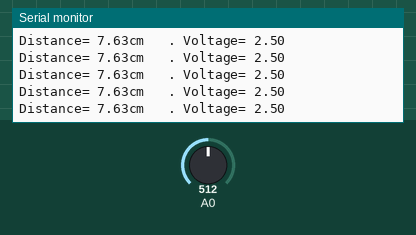
Bench run of a sketch on a simulated Arduino Uno, built with avr-gcc and run on an emulated ATmega328P. On the bench: the last lines printed to the serial monitor. The inputs (shaded band) are chosen by the test bench; at power-on: A0 = 512.

Above: at 1.2 s.
1.3 s: A0 set to 653
At 1.4 s:
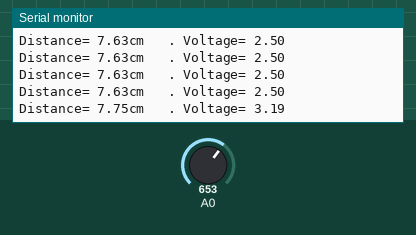
4.3 s: A0 set to 675
At 4.31 s:
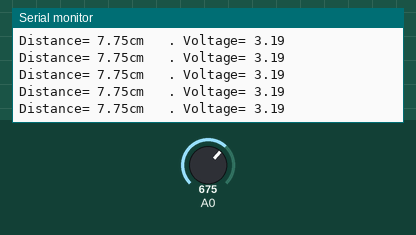
7.3 s: A0 set to 789
At 7.33 s:
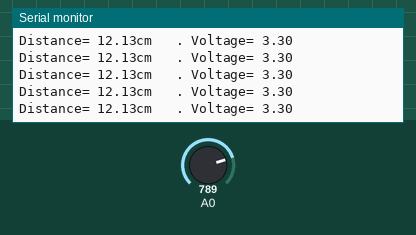
10.3 s: A0 set to 818
At 10.32 s:
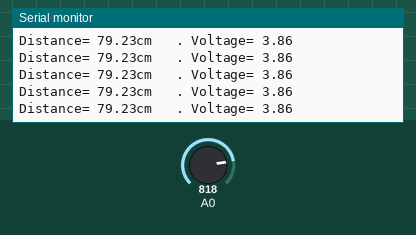
14.8 s: A0 set to 494
At 14.81 s:
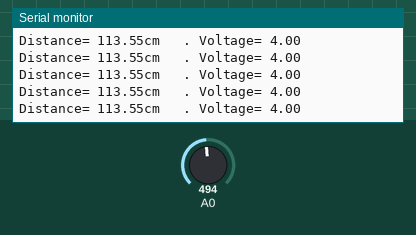
17.8 s: A0 set to 471
At 17.82 s:
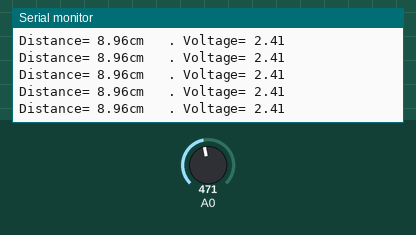
Timing chart, 0 to 20.3 s (numbered marks = the images above; inputs shaded):
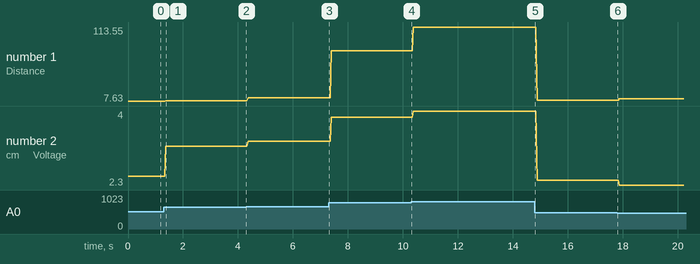

The sketch:

_3_-_Depth_Sensor_-_Analysis_and_calibration_curved_equation.ino
```cpp
void setup() {
  // initialize serial communication at 9600 bits per second:
  Serial.begin(9600);

}

void loop() {
  // read the input on analog pin 0:
  int sensorValue = analogRead(A0);
  float voltage = sensorValue * (5.0/1023.0);
  // Calibration formula
  float distance = (10.878*(pow(voltage, 4)))-(88.826*(pow(voltage, 3)))+(261.19*(pow(voltage, 2)))- (335.38*voltage)+176.66; //this is the equation to the line that was generated suing the excel sheet.


  Serial.print("Distance= "); Serial.print(distance); Serial.print("cm   . Voltage= "); Serial.print(voltage); Serial.print("  ");//This will plot the voltage and the distances
  Serial.println("  ");

}
```

Measured:
- after the input at 1.3 s, the serial monitor: prints a new line after 0.07 s (image 1)
- plotted number 1: 7.63 → 7.75 after the input at 1.3 s, 7.75 → 12.13 after the input at 4.3 s, 12.13 → 79.23 after the input at 7.3 s, 79.23 → 113.55 after the input at 10.3 s, 113.55 → 8.96 after the input at 14.8 s
- plotted number 2: 2.5 → 3.19 after the input at 1.3 s, 3.19 → 3.3 after the input at 4.3 s, 3.3 → 3.86 after the input at 7.3 s, 3.86 → 4 after the input at 10.3 s, 4 → 2.41 after the input at 14.8 s
